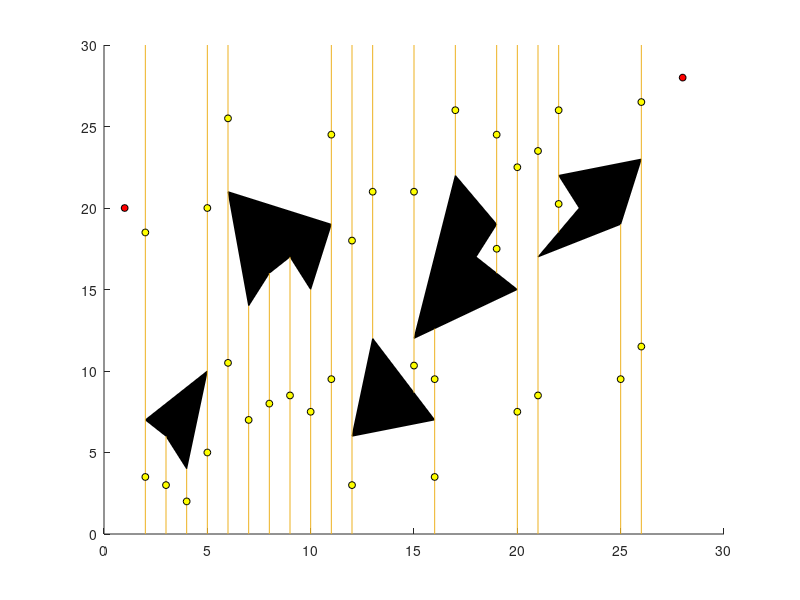

This figure's MATLAB source: (Note: this script raises an error after producing the figure.)
%%
%step 1: build map and obstacle
mapSize = 30;
    mapMatrix = zeros(mapSize,mapSize);

    ax = axes('Xlim',[0,30],'Ylim',[0,30]);
    hold on;
%%in matrix c 1:left 2:right 3:up 4:down 5:lefthollow 6:righthollow 
    x1=[2 3 4 5 ];
    y1=[7 6 4 10 ];
    c1=[1 4 4 2];
    
    x2=[6 7 8 9 10 11 ];
    y2=[21 14 16 17 15 19];
    c2=[1 4 4 4 4 2];
    
    x3=[12 16 13 ];
    y3=[6 7 12];
    c3=[1 2 3];
    
    x4=[15 20 18 19 17 ];
    y4=[12 15 17 19 22];
    c4=[1 2 6 2 3];
    
    x5=[21 25 26 22 23];
    y5=[17 19 23 22 20];
    c5=[1 4 2 1 5];
    
        patch(x1,y1,[0 0 0]); 
        patch(x2,y2,[0 0 0]);
        patch(x3,y3,[0 0 0]);
        patch(x4,y4,[0 0 0]); 
        patch(x5,y5,[0 0 0]);
%end
        
 %%
 %%%%%distinguish the point style
 
 %%%case1 left point 
 % obstacle 1: left point x1=[2 3 4 5 ];
  xleftpoint_1_1=min(x1(:,1),x1(:,2));
 xleftpoint_1_2=min(x1(:,3),x1(:,4));

if xleftpoint_1_1 < xleftpoint_1_2
     xleftpointObstacle1 = xleftpoint_1_1
else 
    xleftpointObstacle1 = xleftpoint_1_2
end

% obstacle 1: left point y

for a1 = 1:4
    m1=x1(:,a1);
    if xleftpointObstacle1 == m1
        aleft_1 = a1
        yleftpointObstacle1 = y1(:,a1)
    else
    end
end

 %obstacle 2: left point x %%%%x2=[6 7 8 9 10 11];
 xleftpoint_2_1=min(x2(:,1),x2(:,2));
 xleftpoint_2_2=min(x2(:,3),x2(:,4));
 xleftpoint_2_3=min(x2(:,5),x2(:,6));
if xleftpoint_2_1 < xleftpoint_2_2
     xleftpointM2 = xleftpoint_2_1
else 
    xleftpointM2 = xleftpoint_2_2
end
if xleftpointM2 < xleftpoint_2_3
    xleftpointObstacle2=xleftpointM2
else
    xleftpointObstacle2=xleftpoint_2_3
end
%obstacle 2: left point y
for a2 = 1:6
    m2=x2(:,a2);
    if xleftpointObstacle2 == m2
        aleft_2 = a2
        yleftpointObstacle2 = y2(:,a2)
    else
    end
end

%obstacle 3: left point x%%%x3=[12 13 16 ];
 xleftpoint_3_1=min(x3(:,1),x3(:,2));
 
if xleftpoint_3_1 < x3(:,3)
     xleftpointObstacle3 = xleftpoint_3_1
else 
    xleftpointObstacle3 = x3(:,3)
end

%obstacle 3: left point y
 for a3 = 1:3
    m3=x3(:,a3);
    if xleftpointObstacle3 == m3
        aleft_3 = a3
        yleftpointObstacle3 = y3(:,a3)
    else
    end
 end

 %obstacle 4: left point x%% x4=[15 17 19 18 20];
  xleftpoint_4_1=min(x4(:,1),x4(:,2));
 xleftpoint_4_2=min(x4(:,3),x4(:,4));

if xleftpoint_4_1 < xleftpoint_4_2
     xleftpointM4 = xleftpoint_4_1
else 
    xleftpointM4 = xleftpoint_4_2
end
if xleftpointM4 < x4(:,5)
    xleftpointObstacle4=xleftpointM4
else
    xleftpointObstacle4=x4(:,5)
end
         
  %obstacle 4: left point y
 for a4 = 1:5
    m4=x4(:,a4);
    if xleftpointObstacle4 == m4
        aleft_4=a4
        yleftpointObstacle4 = y4(:,a4)
    else
    end
 end   
 
 
 
 %obstacle 5: left point x%%x5=[21 25 26 22 23];
 
  xleftpoint_5_1=min(x5(:,1),x5(:,2));
 xleftpoint_5_2=min(x5(:,3),x5(:,4));

if xleftpoint_5_1 < xleftpoint_5_2
     xleftpointM5 = xleftpoint_5_1
else 
    xleftpointM5 = xleftpoint_5_2
end
if xleftpointM5 < x5(:,5)
    xleftpointObstacle5=xleftpointM5
else
    xleftpointObstacle5=x5(:,5)
end


xleftpointObstacle5_1=x5(:,4)


   %obstacle 5: left point y 
 for a5 = 1:5
    m5=x5(:,a5);
    if xleftpointObstacle5 == m5
        aleft_5=m5
        yleftpointObstacle5 = y5(:,a5)
    else
    end
 end
 
 yleftpointObstacle5_1=y5(:,4)
 
 
 %%%case2 right point 
 % obstacle 1: right point x1=[2 3 4 5 ];
  xrightpoint_1_1=max(x1(:,1),x1(:,2));
 xrightpoint_1_2=max(x1(:,3),x1(:,4));

if xrightpoint_1_1 > xrightpoint_1_2
     xrightpointObstacle1 = xrightpoint_1_1
else 
    xrightpointObstacle1 = xrightpoint_1_2
end

% obstacle 1: right point y

for a1_r = 1:4
    m1_r=x1(:,a1_r);
    if xrightpointObstacle1 == m1_r
        aright_1=a1_r
        yrightpointObstacle1 = y1(:,a1_r)
    else
    end
end

 %obstacle 2: right point x %%%%x2=[7 8 9 10 11 6];
 xrightpoint_2_1=max(x2(:,1),x2(:,2));
 xrightpoint_2_2=max(x2(:,3),x2(:,4));
 xrightpoint_2_3=max(x2(:,5),x2(:,6));
if xrightpoint_2_1 > xrightpoint_2_2
     xrightpointM2 = xrightpoint_2_1
else 
    xrightpointM2 = xleftpoint_2_2
end
if xrightpointM2 > xrightpoint_2_3
    xrightpointObstacle2=xrightpointM2
else
    xrightpointObstacle2=xrightpoint_2_3
end
%obstacle 2: right point y
for a2_r = 1:6
    m2_r=x2(:,a2_r);
    if xrightpointObstacle2 == m2_r
        aright_2=a2_r
        yrightpointObstacle2 = y2(:,a2_r)
    else
    end
end

%obstacle 3: right point x%%%x3=[12 13 16 ];
 xrightpoint_3_1=max(x3(:,1),x3(:,2));
 xrightpointM3=x3(:,3)
if xrightpoint_3_1 > xrightpointM3
     xrightpointObstacle3 = xrightpoint_3_1
else 
    xrightpointObstacle3 = xrightpointM3
end

%obstacle 3: right point x%%%x3=[12 13 16 ];
 xrightpoint_3_1=max(x3(:,1),x3(:,2));
 
if xrightpoint_3_1 > x3(:,3)
     xrightpointObstacle3 = xrightpoint_3_1
else 
    xrightpointObstacle3 = x3(:,3)
end

%obstacle 3: right point y
 for a3_r = 1:3
    m3_r=x3(:,a3_r);
    if xrightpointObstacle3 == m3_r
        aright_3=a3_r
        yrightpointObstacle3 = y3(:,a3_r)
    else
    end
 end

 %obstacle 4: right point x%% x4=[15 17 19 18 20];
  xrightpoint_4_1=max(x4(:,1),x4(:,2));
 xrightpoint_4_2=max(x4(:,3),x4(:,4));

if xrightpoint_4_1 > xrightpoint_4_2
     xrightpointM4 = xrightpoint_4_1
else 
    xrightpointM4 = xrightpoint_4_2
end
if xrightpointM4 > x4(:,5)
    xrightpointObstacle4=xrightpointM4
else
    xrightpointObstacle4=x4(:,5)
end


xrightpointObstacle4_1=x4(:,3)

         
  %obstacle 4: right point y
 for a4_r = 1:5
    m4_r=x4(:,a4_r);
    if xrightpointObstacle4 == m4_r
        aright_4=a4_r
        yrightpointObstacle4 = y4(:,a4_r)
    else
    end
 end   
 
 xrightpointObstacle4_1=y4(:,3)
 
 %obstacle 5: right point x%%x5=[21 25 26 22 23];
 
  xrightpoint_5_1=max(x5(:,1),x5(:,2));
 xrightpoint_5_2=max(x5(:,3),x5(:,4));

if xrightpoint_5_1 > xrightpoint_5_2
     xrightpointM5 = xrightpoint_5_1
else 
    xrightpointM5 = xrightpoint_5_2
end
if xrightpointM5 > x5(:,5)
    xrightpointObstacle5=xrightpointM5
else
    xrightpointObstacle5=x5(:,5)
end

   %obstacle 5: right point y 
 for a5_r = 1:5
    m5_r=x5(:,a5_r);
    if xrightpointObstacle5 == m5_r
        aright_5=a5_r
        yrightpointObstacle5 = y5(:,a5_r)
    else
    end
 end
 
 %%case 3 except left point and right point, all the points are down edge
 %partial down point obstacle 5
 %obstacle 1 and obstcale 2
 %obstacle 1
 for i1 =1:4
     a_m1=y1(:,i1);
     if yleftpointObstacle1 > a_m1 && yrightpointObstacle1 >a_m1
         num_1=2
     end
 end
 xdownpoint1_1=x1(:,2)
 xdownpoint1_2=x1(:,3)
 ydownpoint1_1=y1(:,2)
 ydownpoint1_2=y1(:,3)
 
 % obstacle 2
 for i2 = 1:6
     a_m2 = y2(:,i2);
     if yleftpointObstacle2 >a_m2 && yrightpointObstacle2>a_m2
         num_2=4
     end
 end
 
 xdownpoint2_1=x2(:,2)
 xdownpoint2_2=x2(:,3)
 xdownpoint2_3=x2(:,4)
 xdownpoint2_4=x2(:,5)
 ydownpoint2_1=y2(:,2)
 ydownpoint2_2=y2(:,3)
 ydownpoint2_3=y2(:,4)
 ydownpoint2_4=y2(:,5)
 
 xdownpoint5_1=x5(:,2)
 ydownpoint5_1=y5(:,2)
 
 %%%end
 
 %%case 4 up edge
 %partial up obstacle 4 and obstacle 5
 %obstacle 3 expect leftpoint and rightpoint, all the point are higher than edge
 
 for i3 = 1:3
     a_m3=y3(:,i3)
     if yrightpointObstacle3<a_m3 && yleftpointObstacle3<a_m3
         num_3=1
     end
 end
 
 xuppoint3_1=x3(:,3)
 yuppoint3_1=y3(:,3)
 
 xuppoint4_1=x4(:,5)
 xrightpointObstacle4_1=x4(:,4)

 yuppoint4_1=y4(:,5)
 yrightpointObstacle4_1=y4(:,4)
 
 xleftpointObstacle5_1=x5(:,4)
 yleftpointObstacle5_1=x5(:,4)
 %obstacle 4 and obstacle 5
 
 %%%end
 %%% case 5
 %obstacle 4
 
 xrmidpoint4_1=x4(:,3)
 yrmidpoint4_1=y4(:,3)
 
 %%%% case 6
 %obstacle 5
 
 xlmidpoint5_1=x5(:,5)
 ylmidpoint5_1=y5(:,5)
         
 %%%end 
 %% set location
 %set start location and goal location
 
 Sp= plot (1,20,'o','markersize',5,'markeredgecolor','k','markerfacecolor','r')
 sp = [1,20]
 
 Gp= plot (28,28,'o','markersize',5,'markeredgecolor','k','markerfacecolor','r')
 gp = [28,28]
 
 %%%end
 %% vertical 
 
 %left point and right point 
 line([xleftpointObstacle1,xleftpointObstacle1],[0,mapSize])
 line([xrightpointObstacle1,xrightpointObstacle1],[0,mapSize])
 line([xleftpointObstacle2,xleftpointObstacle2],[0,mapSize])
 line([xrightpointObstacle2,xrightpointObstacle2],[0,mapSize])
 line([xleftpointObstacle3,xleftpointObstacle3],[0,mapSize])
 line([xrightpointObstacle3,xrightpointObstacle3],[0,12.6])
 line([xleftpointObstacle4,xleftpointObstacle4],[12,mapSize])
 line([xrightpointObstacle4,xrightpointObstacle4],[0,mapSize])
 line([xleftpointObstacle5,xleftpointObstacle5],[0,mapSize])
 line([xrightpointObstacle5,xrightpointObstacle5],[0,mapSize])
 
 %down point 
 %obstacle 1 and 2
 line([xdownpoint1_1,xdownpoint1_1],[0,ydownpoint1_1])
 line([xdownpoint1_2,xdownpoint1_2],[0,ydownpoint1_2])
 line([xdownpoint2_1,xdownpoint2_1],[0,ydownpoint2_1])
 line([xdownpoint2_2,xdownpoint2_2],[0,ydownpoint2_2])
 line([xdownpoint2_3,xdownpoint2_3],[0,ydownpoint2_3])
 line([xdownpoint2_4,xdownpoint2_4],[0,ydownpoint2_4])
 line([xrightpointObstacle4_1,xrightpointObstacle4_1],[16 yrightpointObstacle4_1])
 line([xleftpointObstacle5_1,xleftpointObstacle5_1],[18.5 yleftpointObstacle5_1])
  line([xleftpointObstacle4,xleftpointObstacle4],[8.667 yleftpointObstacle4])
  
 %obstacle 5
 line([xdownpoint5_1,xdownpoint5_1],[0,ydownpoint5_1])

 %up point
 %obstacle 3
 line([xuppoint3_1,xuppoint3_1],[yuppoint3_1,mapSize])
 
 %obstacle 4
 line([xuppoint4_1,xuppoint4_1],[yuppoint4_1,mapSize])
 line([xrightpointObstacle4_1,xrightpointObstacle4_1],[yrightpointObstacle4_1,mapSize])
 
 %obstacle 5
line([xleftpointObstacle5_1,xleftpointObstacle5_1],[yleftpointObstacle5_1,mapSize])
 
%%%end

%% create cell


cell_2=plot(xleftpointObstacle1,1/2*yleftpointObstacle1,'o','markersize',5,'markeredgecolor','k','markerfacecolor','y')
cell_1=plot(xleftpointObstacle1,yleftpointObstacle1+1/2*(mapSize-yleftpointObstacle1),'o','markersize',5,'markeredgecolor','k','markerfacecolor','y')
cell_3=plot(xdownpoint1_1,1/2*ydownpoint1_1,'o','markersize',5,'markeredgecolor','k','markerfacecolor','y')
cell_4=plot(xdownpoint1_2,1/2*ydownpoint1_2,'o','markersize',5,'markeredgecolor','k','markerfacecolor','y')
cell_5=plot(xrightpointObstacle1,1/2*yrightpointObstacle1,'o','markersize',5,'markeredgecolor','k','markerfacecolor','y')
cell_6=plot(xrightpointObstacle1,yrightpointObstacle1+1/2*(mapSize-yrightpointObstacle1),'o','markersize',5,'markeredgecolor','k','markerfacecolor','y')
cell_8=plot(xleftpointObstacle2,1/2*yleftpointObstacle2,'o','markersize',5,'markeredgecolor','k','markerfacecolor','y')
cell_7=plot(xleftpointObstacle2,yleftpointObstacle2+1/2*(mapSize-yleftpointObstacle2),'o','markersize',5,'markeredgecolor','k','markerfacecolor','y')
cell_9=plot(xdownpoint2_1,1/2*ydownpoint2_1,'o','markersize',5,'markeredgecolor','k','markerfacecolor','y')
cell_10=plot(xdownpoint2_2,1/2*ydownpoint2_2,'o','markersize',5,'markeredgecolor','k','markerfacecolor','y')
cell_11=plot(xdownpoint2_3,1/2*ydownpoint2_3,'o','markersize',5,'markeredgecolor','k','markerfacecolor','y')
cell_12=plot(xdownpoint2_4,1/2*ydownpoint2_4,'o','markersize',5,'markeredgecolor','k','markerfacecolor','y')
cell_13=plot(xrightpointObstacle2,1/2*yrightpointObstacle2,'o','markersize',5,'markeredgecolor','k','markerfacecolor','y')
cell_14=plot(xrightpointObstacle2,yrightpointObstacle2+1/2*(mapSize-yrightpointObstacle2),'o','markersize',5,'markeredgecolor','k','markerfacecolor','y')
cell_15=plot(xleftpointObstacle3,1/2*yleftpointObstacle3,'o','markersize',5,'markeredgecolor','k','markerfacecolor','y')
cell_16=plot(xleftpointObstacle3,yleftpointObstacle3+1/2*(mapSize-yleftpointObstacle3),'o','markersize',5,'markeredgecolor','k','markerfacecolor','y')
cell_17=plot(xuppoint3_1,yuppoint3_1+1/2*(mapSize-yuppoint3_1),'o','markersize',5,'markeredgecolor','k','markerfacecolor','y')
cell_18=plot(xrightpointObstacle3,1/2*yrightpointObstacle3,'o','markersize',5,'markeredgecolor','k','markerfacecolor','y')
cell_19=plot(xrightpointObstacle3,yrightpointObstacle3+1/2*(12-yrightpointObstacle3),'o','markersize',5,'markeredgecolor','k','markerfacecolor','y')
cell_20=plot(xleftpointObstacle4,yleftpointObstacle4+1/2*(mapSize-yleftpointObstacle4),'o','markersize',5,'markeredgecolor','k','markerfacecolor','y')
cell_21=plot(xuppoint4_1,yuppoint4_1+1/2*(mapSize-yuppoint4_1),'o','markersize',5,'markeredgecolor','k','markerfacecolor','y')
cell_22=plot(xrightpointObstacle4_1,yrightpointObstacle4_1+1/2*(mapSize-yrightpointObstacle4_1),'o','markersize',5,'markeredgecolor','k','markerfacecolor','y')
cell_23=plot(xrightpointObstacle4,1/2*yrightpointObstacle4,'o','markersize',5,'markeredgecolor','k','markerfacecolor','y')
cell_24=plot(xrightpointObstacle4,yrightpointObstacle4+1/2*(mapSize-yrightpointObstacle4),'o','markersize',5,'markeredgecolor','k','markerfacecolor','y')
cell_25=plot(xleftpointObstacle5,1/2*yleftpointObstacle5,'o','markersize',5,'markeredgecolor','k','markerfacecolor','y')
cell_26=plot(xleftpointObstacle5,yleftpointObstacle5+1/2*(mapSize-yleftpointObstacle5),'o','markersize',5,'markeredgecolor','k','markerfacecolor','y')
cell_27=plot(xleftpointObstacle5_1,yleftpointObstacle5_1+1/2*(mapSize-yleftpointObstacle5_1),'o','markersize',5,'markeredgecolor','k','markerfacecolor','y')
cell_28=plot(xdownpoint5_1,1/2*ydownpoint5_1,'o','markersize',5,'markeredgecolor','k','markerfacecolor','y')
cell_29=plot(xrightpointObstacle5,1/2*yrightpointObstacle5,'o','markersize',5,'markeredgecolor','k','markerfacecolor','y')
cell_30=plot(xrightpointObstacle5,yrightpointObstacle5+1/2*(mapSize-yrightpointObstacle5),'o','markersize',5,'markeredgecolor','k','markerfacecolor','y')
cell_31=plot(xrightpointObstacle4_1,16+1/2*(yrightpointObstacle4_1-16),'o','markersize',5,'markeredgecolor','k','markerfacecolor','y')
cell_32=plot(xleftpointObstacle5_1,18.5+1/2*(yleftpointObstacle5_1-18.5),'o','markersize',5,'markeredgecolor','k','markerfacecolor','y')
cell_33=plot(xleftpointObstacle4,8.667+1/2*(yleftpointObstacle4-8.667),'o','markersize',5,'markeredgecolor','k','markerfacecolor','y')



 %% probability roadmap

 xcell =[sp(:,1) xrightpointObstacle4_1 xleftpointObstacle5_1 xleftpointObstacle4 xleftpointObstacle1 xleftpointObstacle1 xdownpoint1_1 xdownpoint1_2 xrightpointObstacle1 xrightpointObstacle1 xleftpointObstacle2 xleftpointObstacle2 xdownpoint2_1 xdownpoint2_2 xdownpoint2_3 xdownpoint2_4 xrightpointObstacle2 xrightpointObstacle2 xleftpointObstacle3 xleftpointObstacle3 xuppoint3_1 xrightpointObstacle3 xrightpointObstacle3 xleftpointObstacle4 xuppoint4_1 xrightpointObstacle4_1 xrightpointObstacle4 xrightpointObstacle4 xleftpointObstacle5 xleftpointObstacle5 xleftpointObstacle5_1 xdownpoint5_1 xrightpointObstacle5 xrightpointObstacle5 gp(:,1)]
 
 ycell =[sp(:,2) 13.5+1/2*(yrightpointObstacle4_1-13.5) 18.5+1/2*(yleftpointObstacle5_1-18.5) 8.667+1/2*(yleftpointObstacle4-8.667) 1/2*yleftpointObstacle1 yleftpointObstacle1+1/2*(mapSize-yleftpointObstacle1) 1/2*ydownpoint1_1 1/2*ydownpoint1_2 1/2*yrightpointObstacle1 yrightpointObstacle1+1/2*(mapSize-yrightpointObstacle1) 1/2*yleftpointObstacle2 yleftpointObstacle2+1/2*(mapSize-yleftpointObstacle2) 1/2*ydownpoint2_1 1/2*ydownpoint2_2 1/2*ydownpoint2_3 1/2*ydownpoint2_4 1/2*yrightpointObstacle2 yrightpointObstacle2+1/2*(mapSize-yrightpointObstacle2) 1/2*yleftpointObstacle3 yleftpointObstacle3+1/2*(mapSize-yrightpointObstacle3) yuppoint3_1+1/2*(mapSize-yuppoint3_1) 1/2*yrightpointObstacle3 yrightpointObstacle3+1/2*(12-yrightpointObstacle3) yleftpointObstacle4+1/2*(mapSize-yleftpointObstacle4) yuppoint4_1+1/2*(mapSize-yuppoint4_1) yrightpointObstacle4_1+1/2*(mapSize-yrightpointObstacle4_1) 1/2*yrightpointObstacle4 yrightpointObstacle4+1/2*(mapSize-yrightpointObstacle4) 1/2*yleftpointObstacle5 yleftpointObstacle5+1/2*(mapSize-yleftpointObstacle5) yleftpointObstacle5_1+1/2*(mapSize-yleftpointObstacle5_1) 1/2*ydownpoint5_1 1/2*yrightpointObstacle5 yrightpointObstacle5+1/2*(mapSize-yrightpointObstacle5) gp(:,2)]
 
 %for i = 1:35
     %for j = 1:35
     %line([xcell(:,i),xcell(:,j)],[ycell(:,i),ycell(:,j)]);
    %end
 %end
 
 %% line k b
 syms x1 y1 x2 y2 x3 y3 x4 y4
m1=[xrightpointObstacle4 yrightpointObstacle4]
m2=[xrmidpoint4_1 yrmidpoint4_1]
n1=[x5(:,1) y5(:,1)]
n2=[x5(:,5) y5(:,5)]
p1=[xuppoint3_1 yuppoint3_1]
p2=[x4(:,1) y4(:,1)]
q1=[xrightpointObstacle4 yrightpointObstacle4]
q2=[xleftpointObstacle4 yleftpointObstacle4]

k1=(m2(:,2)-m1(:,2))/(m2(:,1)-m1(:,1))
k2=(n2(:,2)-n1(:,2))/(n2(:,1)-n1(:,1))
k3=(p2(:,2)-p1(:,2))/(p2(:,1)-p1(:,1))
k4=(q2(:,2)-q1(:,2))/(q2(:,1)-q1(:,1))

 
b1=m2(:,2)-k1*m2(:,1)
b2=n2(:,2)-k2*n2(:,1)
b3=p2(:,2)-k3*p2(:,1)
b4=q2(:,2)-k4*q2(:,1)

y1=k1*x1+b1
y2=k2*x2+b2
y3=k3*x3+b3
y4=k4*x4+b4
 

x4_H=[18 16]
x5_H=[x5(:,4) 18.5]
x3_H=[x4(:,1) 8.667]
x3_H_1=[xrightpointObstacle3 12.6]

%% create path and find the best one
% cell down path

xd=[sp(:,1) xleftpointObstacle1 xdownpoint1_1 xdownpoint1_2 xrightpointObstacle1 xleftpointObstacle2 xdownpoint2_1 xdownpoint2_2 xdownpoint2_3 xdownpoint2_4 xrightpointObstacle2 xleftpointObstacle3 xrightpointObstacle3 xrightpointObstacle4 xleftpointObstacle5 xdownpoint5_1 xrightpointObstacle5 gp(:,1)]
yd=[sp(:,2) 1/2*yleftpointObstacle1 1/2*ydownpoint1_1 1/2*ydownpoint1_2 1/2*yrightpointObstacle1 1/2*yleftpointObstacle2 1/2*ydownpoint2_1 1/2*ydownpoint2_2 1/2*ydownpoint2_3 1/2*ydownpoint2_4 1/2*yrightpointObstacle2 1/2*yleftpointObstacle3 1/2*yrightpointObstacle3 1/2*yrightpointObstacle4 1/2*yleftpointObstacle5 1/2*ydownpoint5_1 1/2*yrightpointObstacle5 gp(:,2)]

line([xd(:,1) xd(:,2) xd(:,3) xd(:,4) xd(:,5) xd(:,6) xd(:,7) xd(:,8) xd(:,9) xd(:,10) xd(:,11) xd(:,12) xd(:,13) xd(:,14) xd(:,15) xd(:,16) xd(:,17) xd(:,18)],[yd(:,1) yd(:,2) yd(:,3) yd(:,4) yd(:,5) yd(:,6) yd(:,7) yd(:,8) yd(:,9) yd(:,10) yd(:,11) yd(:,12) yd(:,13) yd(:,14) yd(:,15) yd(:,16) yd(:,17) yd(:,18)])

